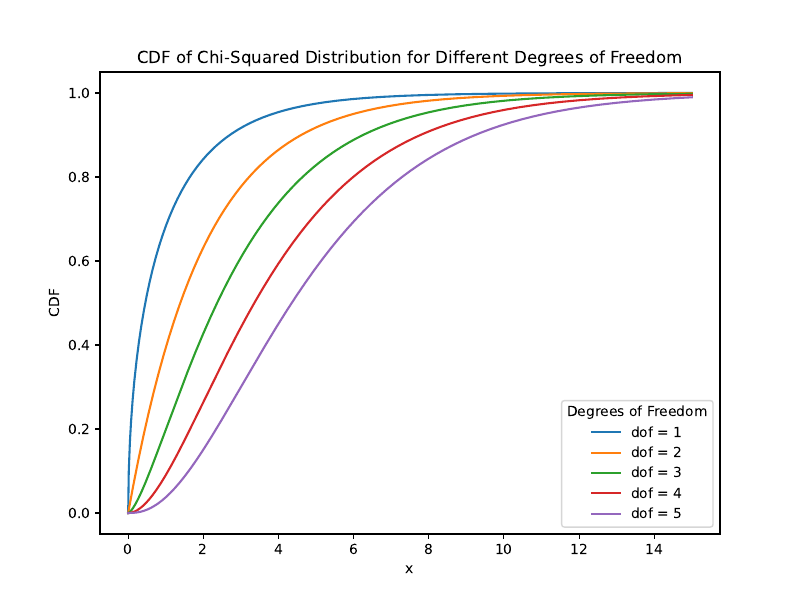

Reproduce this figure in Python.
import numpy as np
import matplotlib.pyplot as plt
from scipy.stats import chi2

ndof = [1, 2, 3, 4, 5]
x = np.linspace(0, 15, 1000)

plt.figure(figsize=(8, 6))
for dof in ndof:
    cdf = chi2.cdf(x, dof)
    plt.plot(x, cdf, label=f'dof = {dof}')
    if(dof==1):
        index = np.where(cdf>=0.954)[0][0] # np where returns index as an array
        threshold = x[index]

print(f'95.4% CL for ndof=1 : {threshold}')        
plt.title('CDF of Chi-Squared Distribution for Different Degrees of Freedom')
plt.xlabel('x')
plt.ylabel('CDF')
plt.legend(title='Degrees of Freedom')

plt.savefig("Problem_2.pdf")